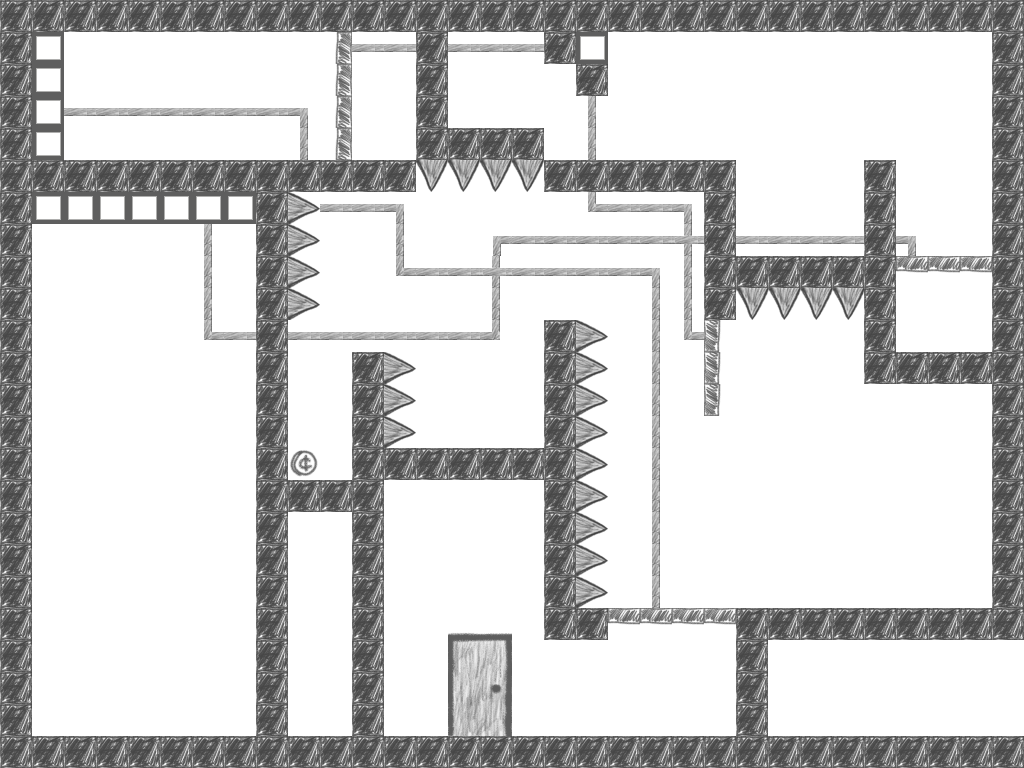

Below is a game level as drawn by its tile map, then a one-line description and the .tmx that defines it (tile-layer data replaced by summaries):
An orthogonal 32x24 tile map with 32x32 px tiles, 4 tile layers (tiles, door1, door2, door3) and 39 objects (SpawnPoint, ExitPoint).

<map version="1.0" orientation="orthogonal" width="32" height="24" tilewidth="32" tileheight="32">
 <tileset firstgid="1" name="tiles" tilewidth="32" tileheight="32">
  <image source="Tilesheet.png" width="512" height="256" />
 </tileset>
 <layer name="tiles" width="32" height="24">
  <data>[768 cells, 767 non-empty, 24 distinct tile ids]</data>
 </layer>
 <layer name="door1" width="32" height="24">
  <data>[768 cells, 3 non-empty, 1 distinct tile ids]</data>
 </layer>
 <layer name="door2" width="32" height="24">
  <data>[768 cells, 7 non-empty, 1 distinct tile ids]</data>
 </layer>
 <layer name="door3" width="32" height="24">
  <data>[768 cells, 4 non-empty, 1 distinct tile ids]</data>
 </layer>
 <objectgroup name="objects" width="32" height="24">
  <object name="SpawnPoint" x="480" y="416" width="32" height="32" />
  <object name="ExitPoint" x="448" y="640" width="64" height="96" />
 </objectgroup>
 <objectgroup name="boxes" width="32" height="24">
  <object x="128" y="672" width="32" height="32" />
  <object x="928" y="288" width="32" height="32" />
  <object x="352" y="64" width="32" height="32" />
 </objectgroup>
 <objectgroup name="collisions" width="32" height="24">
  <object x="0" y="160" width="416" height="32" />
  <object x="384" y="448" width="192" height="32" />
  <object x="256" y="192" width="32" height="544" />
  <object x="0" y="0" width="1024" height="32" />
  <object x="992" y="0" width="32" height="640" />
  <object x="736" y="608" width="256" height="32" />
  <object x="736" y="640" width="32" height="96" />
  <object x="0" y="736" width="1024" height="32" />
  <object x="0" y="0" width="32" height="736" />
  <object x="416" y="32" width="32" height="128" />
  <object x="864" y="352" width="128" height="32" />
  <object x="864" y="160" width="32" height="192" />
  <object x="352" y="352" width="32" height="384" />
  <object x="544" y="320" width="32" height="320" />
  <object x="288" y="192" width="19" height="117">
   <properties>
    <property name="kill" value="true" />
   </properties>
  </object>
  <object x="576" y="326" width="22" height="282">
   <properties>
    <property name="kill" value="true" />
   </properties>
  </object>
  <object x="736" y="256" width="128" height="32" />
  <object x="736" y="288" width="128" height="22">
   <properties>
    <property name="kill" value="true" />
   </properties>
  </object>
  <object x="704" y="160" width="32" height="160" />
  <object x="576" y="608" width="32" height="32" />
  <object x="544" y="160" width="160" height="32" />
  <object x="419" y="163" width="125" height="22">
   <properties>
    <property name="kill" value="true" />
   </properties>
  </object>
  <object x="576" y="64" width="32" height="32" />
  <object x="544" y="32" width="32" height="32" />
  <object x="416" y="128" width="128" height="32" />
  <object x="384" y="352" width="26" height="96">
   <properties>
    <property name="kill" value="true" />
   </properties>
  </object>
  <object x="288" y="480" width="64" height="32" />
 </objectgroup>
 <objectgroup name="buttons" width="32" height="24">
  <object x="32" y="192" width="224" height="32">
   <properties>
    <property name="doorLayer" value="door1" />
   </properties>
  </object>
  <object x="582" y="32" width="26" height="26">
   <properties>
    <property name="doorLayer" value="door2" />
   </properties>
  </object>
  <object x="32" y="32" width="32" height="128">
   <properties>
    <property name="doorLayer" value="door3" />
   </properties>
  </object>
 </objectgroup>
 <objectgroup name="doorCollisions" width="32" height="24">
  <object x="896" y="256" width="96" height="16">
   <properties>
    <property name="doorLayer" value="door1" />
   </properties>
  </object>
  <object x="336" y="32" width="16" height="128">
   <properties>
    <property name="doorLayer" value="door2" />
   </properties>
  </object>
  <object x="704" y="320" width="16" height="96">
   <properties>
    <property name="doorLayer" value="door2" />
   </properties>
  </object>
  <object x="608" y="608" width="128" height="16">
   <properties>
    <property name="doorLayer" value="door3" />
   </properties>
  </object>
 </objectgroup>
</map>
